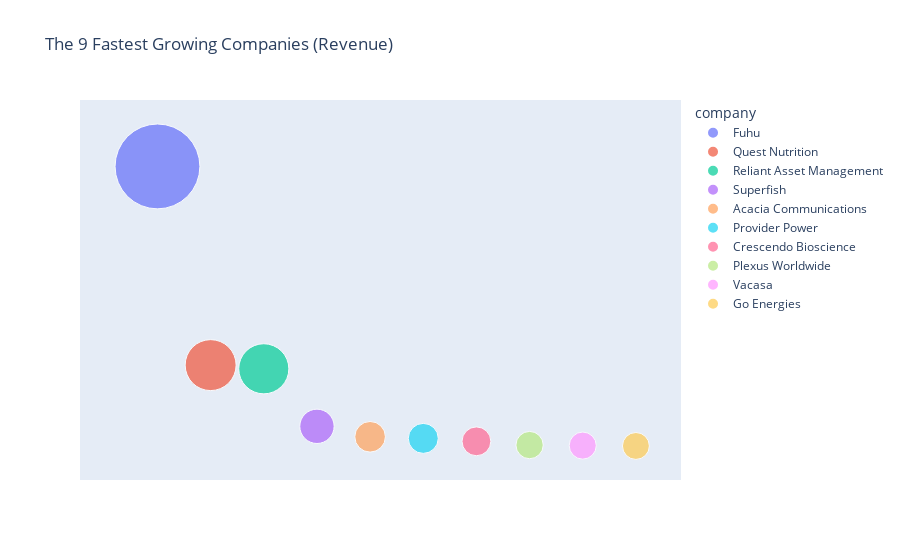

Here is the notebook cell this chart was saved with:
### Code cell
create_packed_bubble_chart(top_fastest_growing_companies)

### Figure 1 — Plotly figure (JSON) as saved in the notebook; plotly's stock layout.template omitted (floating-point values rounded to 4 significant figures)
{"data": [{"hovertemplate": "<b>%{hovertext}</b><br><br>company=%{x}<br>growth=%{marker.size}<extra></extra>", "hovertext": ["Fuhu"], "legendgroup": "Fuhu", "marker": {"color": "#636efa", "size": [159000.0], "sizemode": "area", "sizeref": 44.15, "symbol": "circle"}, "mode": "markers", "name": "Fuhu", "orientation": "v", "showlegend": true, "text": ["Fuhu<br>158,957", "Quest Nutrition<br>57,348", "Reliant Asset Management<br>55,460", "Superfish<br>26,043", "Acacia Communications<br>20,690", "Provider Power<br>19,877", "Crescendo Bioscience<br>18,375", "Plexus Worldwide<br>16,458", "Vacasa<br>16,192", "Go Energies<br>16,007"], "textposition": "middle center", "type": "scatter", "x": ["Fuhu"], "xaxis": "x", "y": [159000.0], "yaxis": "y"}, {"hovertemplate": "<b>%{hovertext}</b><br><br>company=%{x}<br>growth=%{marker.size}<extra></extra>", "hovertext": ["Quest Nutrition"], "legendgroup": "Quest Nutrition", "marker": {"color": "#EF553B", "size": [57350.0], "sizemode": "area", "sizeref": 44.15, "symbol": "circle"}, "mode": "markers", "name": "Quest Nutrition", "orientation": "v", "showlegend": true, "text": ["Fuhu<br>158,957", "Quest Nutrition<br>57,348", "Reliant Asset Management<br>55,460", "Superfish<br>26,043", "Acacia Communications<br>20,690", "Provider Power<br>19,877", "Crescendo Bioscience<br>18,375", "Plexus Worldwide<br>16,458", "Vacasa<br>16,192", "Go Energies<br>16,007"], "textposition": "middle center", "type": "scatter", "x": ["Quest Nutrition"], "xaxis": "x", "y": [57350.0], "yaxis": "y"}, {"hovertemplate": "<b>%{hovertext}</b><br><br>company=%{x}<br>growth=%{marker.size}<extra></extra>", "hovertext": ["Reliant Asset Management"], "legendgroup": "Reliant Asset Management", "marker": {"color": "#00cc96", "size": [55460.0], "sizemode": "area", "sizeref": 44.15, "symbol": "circle"}, "mode": "markers", "name": "Reliant Asset Management", "orientation": "v", "showlegend": true, "text": ["Fuhu<br>158,957", "Quest Nutrition<br>57,348", "Reliant Asset Management<br>55,460", "Superfish<br>26,043", "Acacia Communications<br>20,690", "Provider Power<br>19,877", "Crescendo Bioscience<br>18,375", "Plexus Worldwide<br>16,458", "Vacasa<br>16,192", "Go Energies<br>16,007"], "textposition": "middle center", "type": "scatter", "x": ["Reliant Asset Management"], "xaxis": "x", "y": [55460.0], "yaxis": "y"}, {"hovertemplate": "<b>%{hovertext}</b><br><br>company=%{x}<br>growth=%{marker.size}<extra></extra>", "hovertext": ["Superfish"], "legendgroup": "Superfish", "marker": {"color": "#ab63fa", "size": [26040.0], "sizemode": "area", "sizeref": 44.15, "symbol": "circle"}, "mode": "markers", "name": "Superfish", "orientation": "v", "showlegend": true, "text": ["Fuhu<br>158,957", "Quest Nutrition<br>57,348", "Reliant Asset Management<br>55,460", "Superfish<br>26,043", "Acacia Communications<br>20,690", "Provider Power<br>19,877", "Crescendo Bioscience<br>18,375", "Plexus Worldwide<br>16,458", "Vacasa<br>16,192", "Go Energies<br>16,007"], "textposition": "middle center", "type": "scatter", "x": ["Superfish"], "xaxis": "x", "y": [26040.0], "yaxis": "y"}, {"hovertemplate": "<b>%{hovertext}</b><br><br>company=%{x}<br>growth=%{marker.size}<extra></extra>", "hovertext": ["Acacia Communications"], "legendgroup": "Acacia Communications", "marker": {"color": "#FFA15A", "size": [20690.0], "sizemode": "area", "sizeref": 44.15, "symbol": "circle"}, "mode": "markers", "name": "Acacia Communications", "orientation": "v", "showlegend": true, "text": ["Fuhu<br>158,957", "Quest Nutrition<br>57,348", "Reliant Asset Management<br>55,460", "Superfish<br>26,043", "Acacia Communications<br>20,690", "Provider Power<br>19,877", "Crescendo Bioscience<br>18,375", "Plexus Worldwide<br>16,458", "Vacasa<br>16,192", "Go Energies<br>16,007"], "textposition": "middle center", "type": "scatter", "x": ["Acacia Communications"], "xaxis": "x", "y": [20690.0], "yaxis": "y"}, {"hovertemplate": "<b>%{hovertext}</b><br><br>company=%{x}<br>growth=%{marker.size}<extra></extra>", "hovertext": ["Provider Power"], "legendgroup": "Provider Power", "marker": {"color": "#19d3f3", "size": [19880.0], "sizemode": "area", "sizeref": 44.15, "symbol": "circle"}, "mode": "markers", "name": "Provider Power", "orientation": "v", "showlegend": true, "text": ["Fuhu<br>158,957", "Quest Nutrition<br>57,348", "Reliant Asset Management<br>55,460", "Superfish<br>26,043", "Acacia Communications<br>20,690", "Provider Power<br>19,877", "Crescendo Bioscience<br>18,375", "Plexus Worldwide<br>16,458", "Vacasa<br>16,192", "Go Energies<br>16,007"], "textposition": "middle center", "type": "scatter", "x": ["Provider Power"], "xaxis": "x", "y": [19880.0], "yaxis": "y"}, {"hovertemplate": "<b>%{hovertext}</b><br><br>company=%{x}<br>growth=%{marker.size}<extra></extra>", "hovertext": ["Crescendo Bioscience"], "legendgroup": "Crescendo Bioscience", "marker": {"color": "#FF6692", "size": [18380.0], "sizemode": "area", "sizeref": 44.15, "symbol": "circle"}, "mode": "markers", "name": "Crescendo Bioscience", "orientation": "v", "showlegend": true, "text": ["Fuhu<br>158,957", "Quest Nutrition<br>57,348", "Reliant Asset Management<br>55,460", "Superfish<br>26,043", "Acacia Communications<br>20,690", "Provider Power<br>19,877", "Crescendo Bioscience<br>18,375", "Plexus Worldwide<br>16,458", "Vacasa<br>16,192", "Go Energies<br>16,007"], "textposition": "middle center", "type": "scatter", "x": ["Crescendo Bioscience"], "xaxis": "x", "y": [18380.0], "yaxis": "y"}, {"hovertemplate": "<b>%{hovertext}</b><br><br>company=%{x}<br>growth=%{marker.size}<extra></extra>", "hovertext": ["Plexus Worldwide"], "legendgroup": "Plexus Worldwide", "marker": {"color": "#B6E880", "size": [16460.0], "sizemode": "area", "sizeref": 44.15, "symbol": "circle"}, "mode": "markers", "name": "Plexus Worldwide", "orientation": "v", "showlegend": true, "text": ["Fuhu<br>158,957", "Quest Nutrition<br>57,348", "Reliant Asset Management<br>55,460", "Superfish<br>26,043", "Acacia Communications<br>20,690", "Provider Power<br>19,877", "Crescendo Bioscience<br>18,375", "Plexus Worldwide<br>16,458", "Vacasa<br>16,192", "Go Energies<br>16,007"], "textposition": "middle center", "type": "scatter", "x": ["Plexus Worldwide"], "xaxis": "x", "y": [16460.0], "yaxis": "y"}, {"hovertemplate": "<b>%{hovertext}</b><br><br>company=%{x}<br>growth=%{marker.size}<extra></extra>", "hovertext": ["Vacasa"], "legendgroup": "Vacasa", "marker": {"color": "#FF97FF", "size": [16190.0], "sizemode": "area", "sizeref": 44.15, "symbol": "circle"}, "mode": "markers", "name": "Vacasa", "orientation": "v", "showlegend": true, "text": ["Fuhu<br>158,957", "Quest Nutrition<br>57,348", "Reliant Asset Management<br>55,460", "Superfish<br>26,043", "Acacia Communications<br>20,690", "Provider Power<br>19,877", "Crescendo Bioscience<br>18,375", "Plexus Worldwide<br>16,458", "Vacasa<br>16,192", "Go Energies<br>16,007"], "textposition": "middle center", "type": "scatter", "x": ["Vacasa"], "xaxis": "x", "y": [16190.0], "yaxis": "y"}, {"hovertemplate": "<b>%{hovertext}</b><br><br>company=%{x}<br>growth=%{marker.size}<extra></extra>", "hovertext": ["Go Energies"], "legendgroup": "Go Energies", "marker": {"color": "#FECB52", "size": [16010.0], "sizemode": "area", "sizeref": 44.15, "symbol": "circle"}, "mode": "markers", "name": "Go Energies", "orientation": "v", "showlegend": true, "text": ["Fuhu<br>158,957", "Quest Nutrition<br>57,348", "Reliant Asset Management<br>55,460", "Superfish<br>26,043", "Acacia Communications<br>20,690", "Provider Power<br>19,877", "Crescendo Bioscience<br>18,375", "Plexus Worldwide<br>16,458", "Vacasa<br>16,192", "Go Energies<br>16,007"], "textposition": "middle center", "type": "scatter", "x": ["Go Energies"], "xaxis": "x", "y": [16010.0], "yaxis": "y"}], "layout": {"legend": {"itemsizing": "constant", "title": {"text": "company"}, "tracegroupgap": 0}, "title": {"text": "The 9 Fastest Growing Companies (Revenue)"}, "xaxis": {"anchor": "y", "categoryarray": ["Fuhu", "Quest Nutrition", "Reliant Asset Management", "Superfish", "Acacia Communications", "Provider Power", "Crescendo Bioscience", "Plexus Worldwide", "Vacasa", "Go Energies"], "categoryorder": "array", "domain": [0, 1], "showticklabels": false, "title": {"text": "company"}, "visible": false}, "yaxis": {"anchor": "x", "domain": [0, 1], "showticklabels": false, "title": {"text": "growth"}, "visible": false}}}
